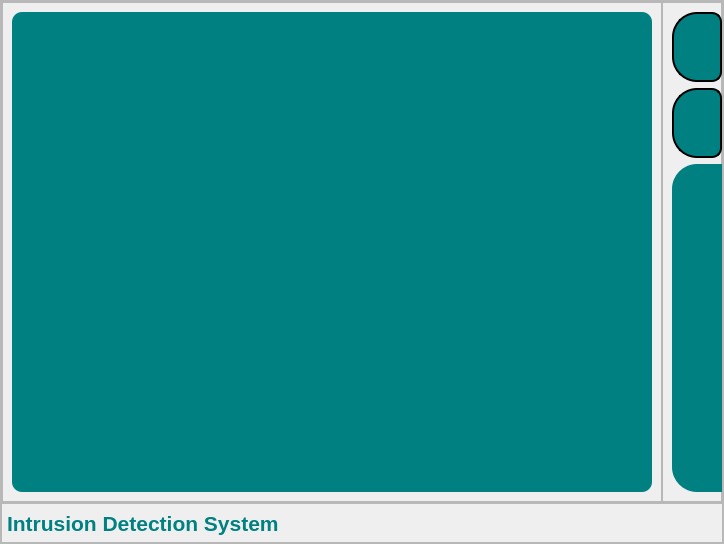
           <widget class="QFrame" name="body_contents">
            <property name="frameShape">
             <enum>QFrame::StyledPanel</enum>
            </property>
            <property name="frameShadow">
             <enum>QFrame::Raised</enum>
            </property>
            <layout class="QVBoxLayout" name="verticalLayout_3">
             <property name="spacing">
              <number>0</number>
             </property>
             <property name="leftMargin">
              <number>0</number>
             </property>
             <property name="topMargin">
              <number>0</number>
             </property>
             <property name="rightMargin">
              <number>0</number>
             </property>
             <property name="bottomMargin">
              <number>0</number>
             </property>
             <item>
              <widget class="QFrame" name="content_area">
               <property name="frameShape">
                <enum>QFrame::StyledPanel</enum>
               </property>
               <property name="frameShadow">
                <enum>QFrame::Raised</enum>
               </property>
               <layout class="QHBoxLayout" name="horizontalLayout_10">
                <property name="spacing">
                 <number>0</number>
                </property>
                <property name="leftMargin">
                 <number>0</number>
                </property>
                <property name="topMargin">
                 <number>0</number>
                </property>
                <property name="rightMargin">
                 <number>0</number>
                </property>
                <property name="bottomMargin">
                 <number>0</number>
                </property>
                <item>
                 <widget class="QFrame" name="main_body_content_area">
                  <property name="frameShape">
                   <enum>QFrame::StyledPanel</enum>
                  </property>
                  <property name="frameShadow">
                   <enum>QFrame::Raised</enum>
                  </property>
                  <layout class="QGridLayout" name="gridLayout">
                   <item row="0" column="0">
                    <widget class="QFrame" name="camera_frame">
                     <property name="minimumSize">
                      <size>
                       <width>640</width>
                       <height>480</height>
                      </size>
                     </property>
                     <property name="maximumSize">
                      <size>
                       <width>640</width>
                       <height>480</height>
                      </size>
                     </property>
                     <property name="styleSheet">
                      <string notr="true">background-color: #008080; border-radius: 10px;</string>
                     </property>
                     <property name="frameShape">
                      <enum>QFrame::StyledPanel</enum>
                     </property>
                     <property name="frameShadow">
                      <enum>QFrame::Raised</enum>
                     </property>
                     <layout class="QVBoxLayout" name="verticalLayout_16">
                      <property name="spacing">
                       <number>0</number>
                      </property>
                      <property name="leftMargin">
                       <number>5</number>
                      </property>
                      <property name="topMargin">
                       <number>5</number>
                      </property>
                      <property name="rightMargin">
                       <number>5</number>
                      </property>
                      <property name="bottomMargin">
                       <number>5</number>
                      </property>
                      <item>
                       <widget class="QLabel" name="camera_label">
                        <property name="autoFillBackground">
                         <bool>false</bool>
                        </property>
                        <property name="text">
                         <string/>
                        </property>
                        <property name="textFormat">
                         <enum>Qt::AutoText</enum>
                        </property>
                        <property name="pixmap">
                         <pixmap>../../Pictures/jetson nano.png</pixmap>
                        </property>
                        <property name="alignment">
                         <set>Qt::AlignCenter</set>
                        </property>
                       </widget>
                      </item>
                     </layout>
                    </widget>
                   </item>
                  </layout>
                 </widget>
                </item>
                <item>
                 <widget class="QFrame" name="main_body_side_menu">
                  <property name="maximumSize">
                   <size>
                    <width>60</width>
                    <height>16777215</height>
                   </size>
                  </property>
                  <property name="styleSheet">
                   <string notr="true">QPushButton {
	background-color: #008080;
	border: 2px solid #000000;
	border-radius: 10px;
}

QPushButton:Hover {
	background-color: #5F9EA0;
	border: 2px solid #000000;
	border-radius: 10px;
}</string>
                  </property>
                  <property name="frameShape">
                   <enum>QFrame::StyledPanel</enum>
                  </property>
                  <property name="frameShadow">
                   <enum>QFrame::Raised</enum>
                  </property>
                  <layout class="QVBoxLayout" name="verticalLayout_10">
                   <item>
                    <widget class="QPushButton" name="right_side_toggle_button_1">
                     <property name="minimumSize">
                      <size>
                       <width>50</width>
                       <height>70</height>
                      </size>
                     </property>
                     <property name="maximumSize">
                      <size>
                       <width>50</width>
                       <height>70</height>
                      </size>
                     </property>
                     <property name="styleSheet">
                      <string notr="true">background-color: #008080; border-top-left-radius: 25px; border-bottom-left-radius: 25px;</string>
                     </property>
                     <property name="text">
                      <string/>
                     </property>
                     <property name="icon">
                      <iconset resource="icons.qrc">
                       <normaloff>:/icons/icons/toggle-left.svg</normaloff>:/icons/icons/toggle-left.svg</iconset>
                     </property>
                     <property name="iconSize">
                      <size>
                       <width>24</width>
                       <height>24</height>
                      </size>
                     </property>
                    </widget>
                   </item>
                   <item>
                    <widget class="QPushButton" name="right_side_toggle_button_2">
                     <property name="minimumSize">
                      <size>
                       <width>50</width>
                       <height>70</height>
                      </size>
                     </property>
                     <property name="maximumSize">
                      <size>
                       <width>50</width>
                       <height>70</height>
                      </size>
                     </property>
                     <property name="toolTip">
                      <string>All Cameras</string>
                     </property>
                     <property name="styleSheet">
                      <string notr="true">background-color: #008080; border-top-left-radius: 25px; border-bottom-left-radius: 25px;</string>
                     </property>
                     <property name="text">
                      <string/>
                     </property>
                     <property name="icon">
                      <iconset resource="icons.qrc">
                       <normaloff>:/icons/icons/toggle-left.svg</normaloff>:/icons/icons/toggle-left.svg</iconset>
                     </property>
                     <property name="iconSize">
                      <size>
                       <width>24</width>
                       <height>24</height>
                      </size>
                     </property>
                    </widget>
                   </item>
                   <item>
                    <widget class="QFrame" name="side_menu_design_frame">
                     <property name="minimumSize">
                      <size>
                       <width>50</width>
                       <height>0</height>
                      </size>
                     </property>
                     <property name="maximumSize">
                      <size>
                       <width>50</width>
                       <height>16777215</height>
                      </size>
                     </property>
                     <property name="styleSheet">
                      <string notr="true">background-color: #008080; border-top-left-radius: 25px; border-bottom-left-radius: 25px;</string>
                     </property>
                     <property name="frameShape">
                      <enum>QFrame::StyledPanel</enum>
                     </property>
                     <property name="frameShadow">
                      <enum>QFrame::Raised</enum>
                     </property>
                    </widget>
                   </item>
                  </layout>
                 </widget>
                </item>
               </layout>
              </widget>
             </item>
             <item>
              <widget class="QFrame" name="body_footer">
               <property name="minimumSize">
                <size>
                 <width>0</width>
                 <height>40</height>
                </size>
               </property>
               <property name="maximumSize">
                <size>
                 <width>16777215</width>
                 <height>40</height>
                </size>
               </property>
               <property name="frameShape">
                <enum>QFrame::StyledPanel</enum>
               </property>
               <property name="frameShadow">
                <enum>QFrame::Raised</enum>
               </property>
               <layout class="QHBoxLayout" name="horizontalLayout_9">
                <property name="spacing">
                 <number>5</number>
                </property>
                <property name="leftMargin">
                 <number>5</number>
                </property>
                <property name="topMargin">
                 <number>5</number>
                </property>
                <property name="rightMargin">
                 <number>5</number>
                </property>
                <property name="bottomMargin">
                 <number>5</number>
                </property>
                <item>
                 <widget class="QLabel" name="label">
                  <property name="font">
                   <font>
                    <pointsize>16</pointsize>
                    <weight>75</weight>
                    <bold>true</bold>
                   </font>
                  </property>
                  <property name="styleSheet">
                   <string notr="true">color: #008080;</string>
                  </property>
                  <property name="text">
                   <string>Intrusion Detection System</string>
                  </property>
                 </widget>
                </item>
               </layout>
              </widget>
             </item>
            </layout>
           </widget>
